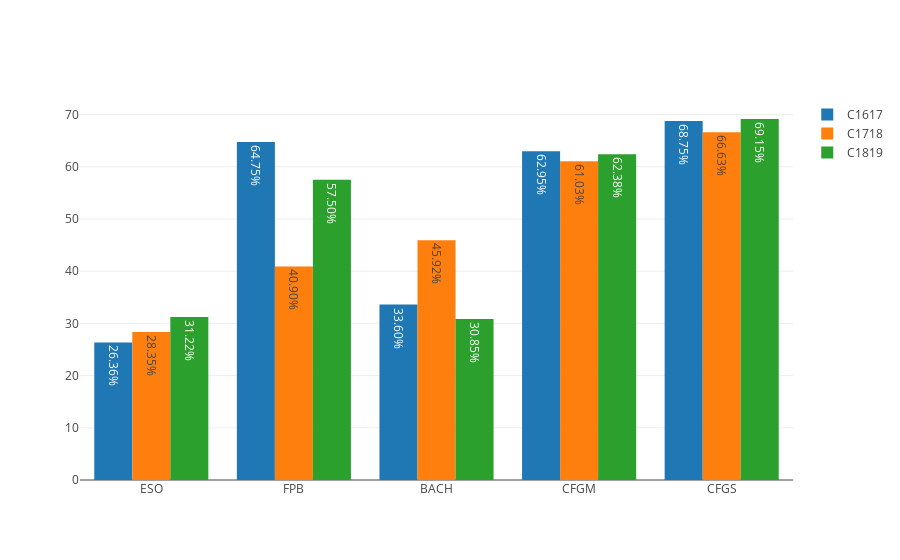

Source (notebook cell):
### Markdown cell above
## COMPARATIVA CON LOS ÚLTIMOS CURSOS

### Code cell
aux = df.groupby(['etapa', 'curso', 'evaluación']).mean().reset_index().set_index('etapa')
series = {year: aux.loc[stages].query(f'curso == "{year}" & evaluación == "{labels[-1][1]}"')['éxito'].values
          for year in years}

myplotly.cbar(stages, series)

### Figure 1 — Plotly figure (JSON) as saved in the notebook; plotly's stock layout.template omitted (floating-point values rounded to 4 significant figures)
{"data": [{"hoverinfo": "x+text+name", "name": "C1617", "text": ["26.36%", "64.75%", "33.60%", "62.95%", "68.75%"], "type": "bar", "uid": "f57378e6-897b-4f79-a850-323269cc6e6a", "x": ["ESO", "FPB", "BACH", "CFGM", "CFGS"], "y": [26.36, 64.75, 33.6, 62.95, 68.75]}, {"hoverinfo": "x+text+name", "name": "C1718", "text": ["28.35%", "40.90%", "45.92%", "61.03%", "66.63%"], "type": "bar", "uid": "95a2f80b-a3e7-4083-a776-cada43b7b981", "x": ["ESO", "FPB", "BACH", "CFGM", "CFGS"], "y": [28.35, 40.9, 45.92, 61.03, 66.63]}, {"hoverinfo": "x+text+name", "name": "C1819", "text": ["31.22%", "57.50%", "30.85%", "62.38%", "69.15%"], "type": "bar", "uid": "55d2a203-da6e-4db6-b103-97bbd6b44fb0", "x": ["ESO", "FPB", "BACH", "CFGM", "CFGS"], "y": [31.22, 57.5, 30.85, 62.38, 69.15]}], "layout": {"barmode": "group"}}
